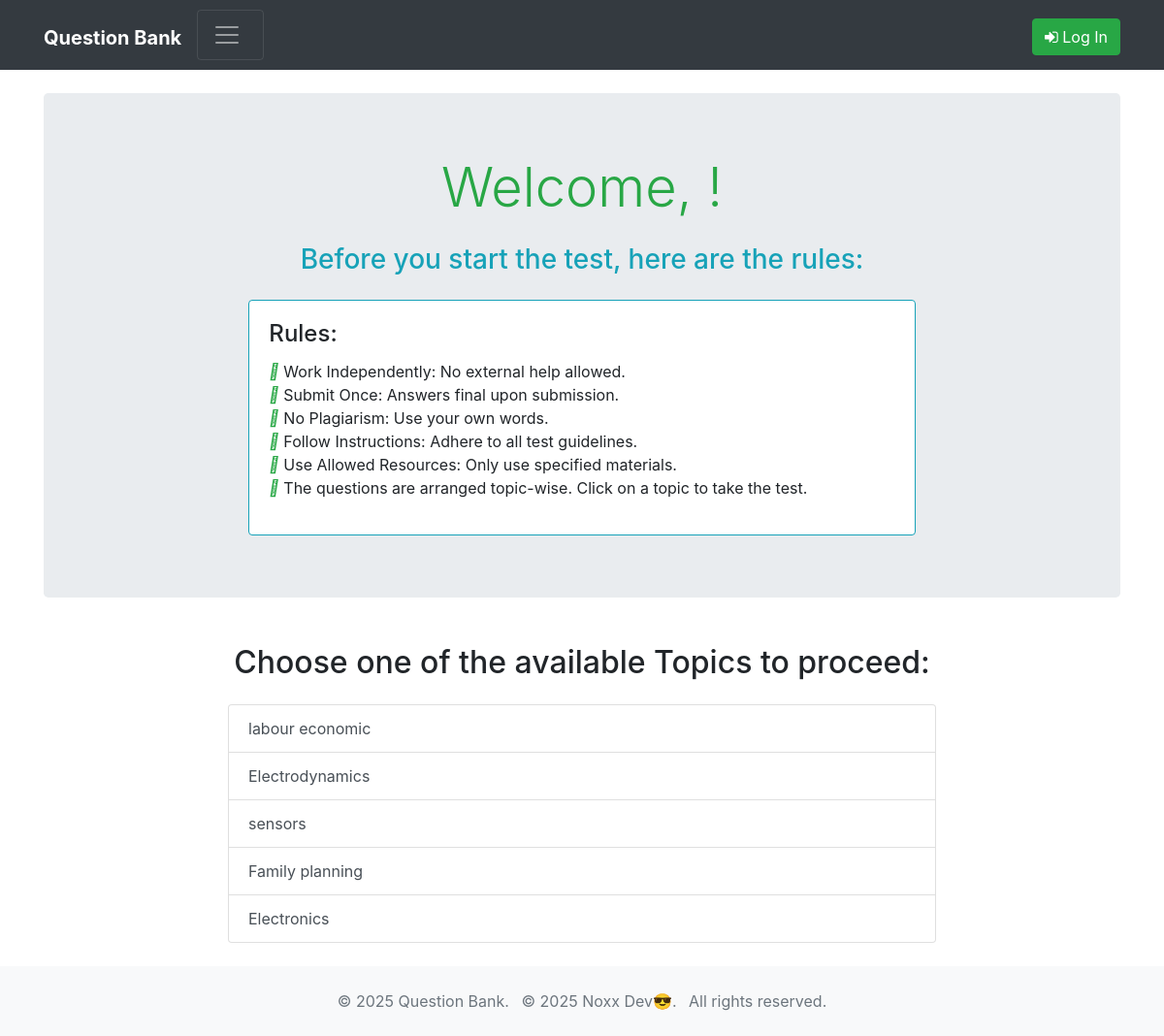
/evaluator_ai/, run on an earlier commit of the app's database.
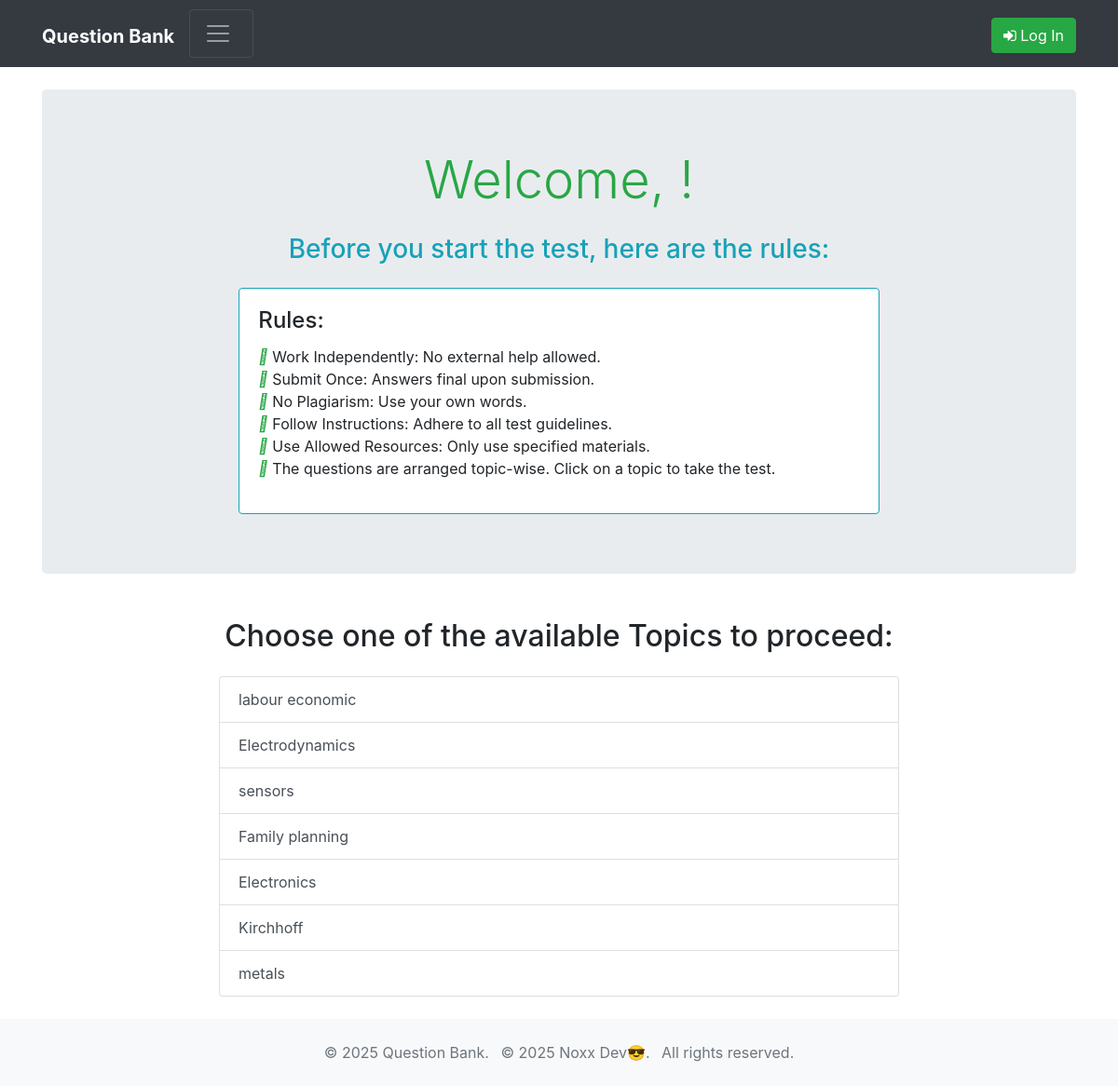
And on a later commit of the database.
### QuestionBank/models.py (models this page shows, shortened)
class AIResponse(models.Model):
    evaluator_ai = models.ForeignKey(
        EvaluatorAI, on_delete=models.CASCADE, related_name='generated_responses'
    )
    topic = models.CharField(max_length=100)
    duration_minutes = models.PositiveIntegerField(default=30)  # ✅ Ensure a default value
    time_limit = models.PositiveIntegerField(default=1800)  # ✅ Ensure time_limit exists

### QuestionBank/views.py (the view)
# urls.py: path('evaluator_ai/', views.evaluator_ai_view, name='evaluator_ai'),
def evaluator_ai_view(request):
    ai_responses = AIResponse.objects.all()  # Adjust this queryset as needed
    context = {'ai_responses': ai_responses}
    return render(request, 'bank/evaluator_ai.html', context)

### QuestionBank/templates/bank/evaluator_ai.html (shortened to what this page needs)
{% extends 'layout/base.html' %}
{% block content %}
<div class="container my-4">
    <div class="jumbotron">
        <h2 class="display-4 text-center text-success mb-4">Welcome, {{ user.username }}!</h2>
        <h3 class="text-center text-info mb-4">Before you start the test, here are the rules:</h3>
        <div class="row justify-content-center">
            <div class="col-md-8">
                <div class="card border-info">
                    <div class="card-body">
                        <h4 class="card-title">Rules:</h4>
                        <ul class="list-unstyled">
                            <li><i class="fas fa-check-circle text-success"></i> Work Independently: No external help allowed.</li>
                            <li><i class="fas fa-check-circle text-success"></i> Submit Once: Answers final upon submission.</li>
                            <li><i class="fas fa-check-circle text-success"></i> No Plagiarism: Use your own words.</li>
                            <li><i class="fas fa-check-circle text-success"></i> Follow Instructions: Adhere to all test guidelines.</li>
                            <li><i class="fas fa-check-circle text-success"></i> Use Allowed Resources: Only use specified materials.</li>
                            <li><i class="fas fa-check-circle text-success"></i> The questions are arranged topic-wise. Click on a topic to take the test.</li>
                        </ul>
                    </div>
                </div>
            </div>
        </div>
    </div>
    <div class="row mt-5">
        <div class="col-md-8 offset-md-2">
            <h2 class="text-center mb-4">Choose one of the available Topics to proceed:</h2>
            <div class="list-group">
                {% for ai_response in ai_responses %}
                    <a href="{% url 'bank:topic_questions' ai_response.id %}" class="list-group-item list-group-item-action"
                       style="position: relative;" onmouseover="showMessage(this)" onmouseout="hideMessage(this)">
                       {{ ai_response.topic }}
                    </a>
                {% endfor %}
            </div>
        </div>
    </div>
</div>
{% endblock content %}

What changed in the data, as far as the page shows it:
added AIResponse: topic "Kirchhoff"
added AIResponse: topic "metals"
